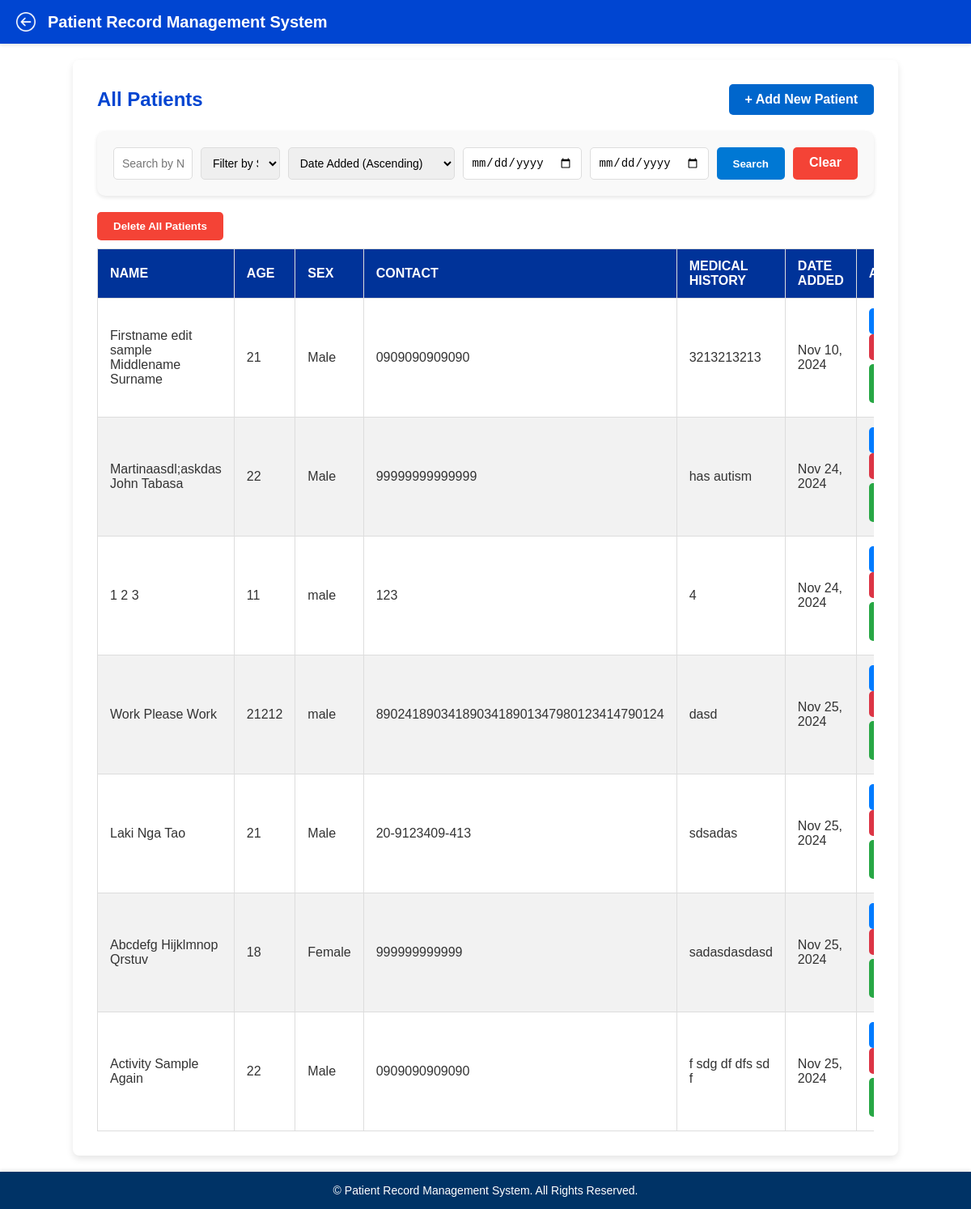
Before: /patients/ (signed in) with the older database file.
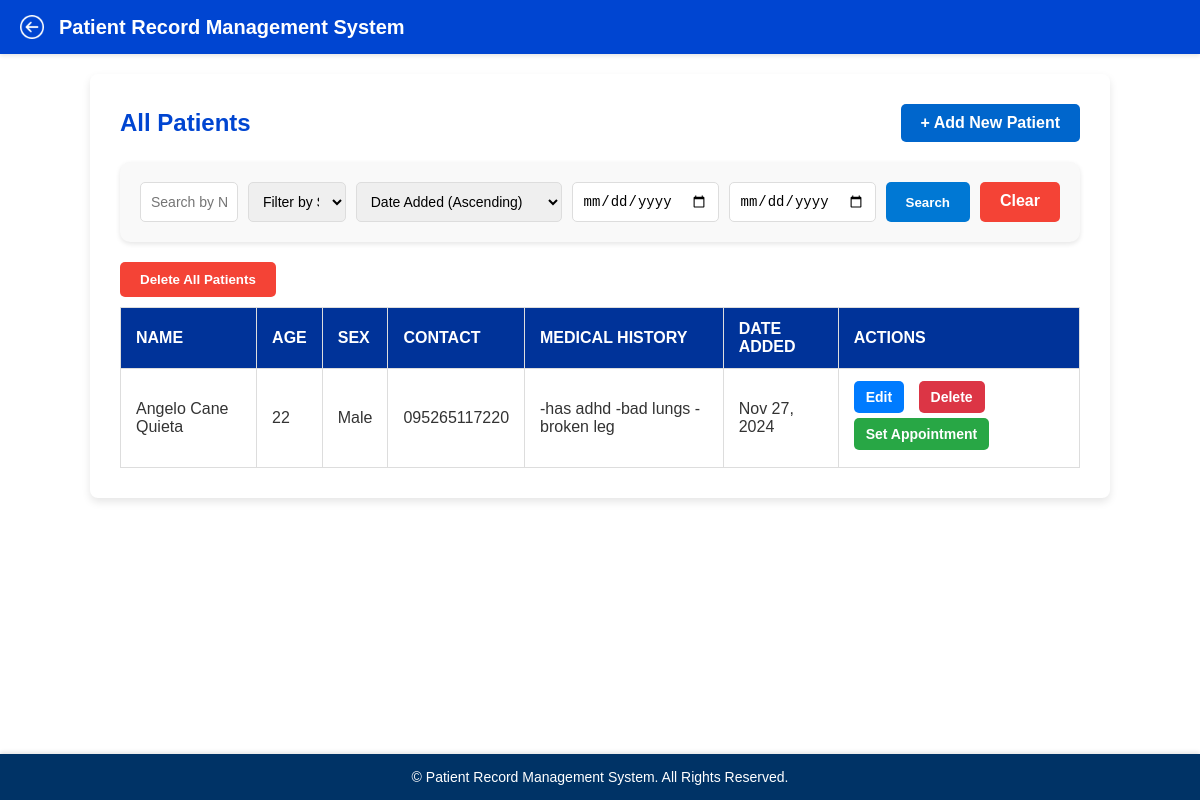
After: the same page with the newer database file.
### doctor/models.py (models this page shows, shortened)
class Patient(models.Model):
    SEX_CHOICES = [
        ('', 'Select Sex'),  # This will show as the default option
        ('Male', 'Male'),
        ('Female', 'Female'),
    ]
    doctor = models.ForeignKey(Doctor, on_delete=models.CASCADE, related_name='patients')
    first_name = models.CharField(max_length=50)
    middle_name = models.CharField(max_length=50)
    last_name = models.CharField(max_length=50)
    age = models.IntegerField()
    sex = models.CharField(max_length=6, choices=SEX_CHOICES, blank=False)
    phone_number = models.CharField(max_length=255, blank=True, default="Not provided")
    medical_history = models.TextField()
    created_at = models.DateTimeField(default=timezone.now)

### doctor/views.py (the view)
# urls.py: path('patients/', views.patient_list_view, name='patients'),
def patient_list_view(request):
    doctor_id = doctor_logged_in(request)  # Ensure doctor is logged in
    doctor = get_object_or_404(Doctor, id=doctor_id)
    search_query = request.GET.get('search', '')
    sex_filter = request.GET.get('sex', '')
    start_date = request.GET.get('start_date', '')
    end_date = request.GET.get('end_date', '')
    sort_order = request.GET.get('sort_order', 'asc')  # Get sort order, default to ascending
    patients = doctor.patients.all()
    if search_query:
        patients = patients.filter(
            Q(first_name__icontains=search_query) |
            Q(last_name__icontains=search_query) |
            Q(phone_number__icontains=search_query)
        )
    if sex_filter:
        patients = patients.filter(sex=sex_filter)
    if start_date and end_date:
        patients = patients.filter(
            created_at__date__gte=start_date,
            created_at__date__lte=end_date
        )
    if sort_order == 'desc':
        patients = patients.order_by('-created_at')
    else:
        patients = patients.order_by('created_at')
    return render(request, 'patient_list.html', {'doctor': doctor, 'patients': patients, 'sort_order': sort_order})

### doctor/views.py (called while the page is built)
def doctor_logged_in(request):
    doctor_id = request.session.get('doctor_id')
    if not doctor_id:
        return redirect('login')
    return doctor_id

### doctor/templates/patient_list.html (shortened to what the changed rows need)
<!DOCTYPE html>
<html lang="en">
<head>
    {% load static %}
    <link rel="stylesheet" href="{% static 'patient_list.css' %}">
</head>
<body>
    <header class="prms-header">
        <div class="header-content">
            <h1 class="prms-title" onclick="window.location.href='http://127.0.0.1:8000/home/';">
                Patient Record Management System
            </h1>
        </div>
    </header>
    <div class="main-container">
        <section class="form-section">
            <div class="actions-header">
                <h2 class="section-title">All Patients</h2>
            </div>
            <div class="form-container">
                <table>
                    <thead>
                        <tr>
                            <th>Name</th>
                            <th>Age</th>
                            <th>Sex</th>
                            <th>Contact</th>
                            <th>Medical History</th>
                            <th>Date Added</th>
                            <th>Actions</th>
                        </tr>
                    </thead>
                    <tbody>
                        {% for patient in patients %}
                        <tr>
                            <td>{{ patient.first_name|capfirst }} {{ patient.middle_name|capfirst }} {{ patient.last_name|capfirst }}</td>
                            <td>{{ patient.age }}</td>
                            <td>{{ patient.sex }}</td>
                            <td>{{ patient.phone_number }}</td>
                            <td>{{ patient.medical_history }}</td>
                            <td>{{ patient.created_at|date:"M d, Y" }}</td>
                            <td class="action-buttons">
                                <a href="{% url 'edit_patient' patient.id %}" class="edit-btn" title="Edit {{ patient.first_name }}">Edit</a>
                                <a href="{% url 'delete_patient' patient.id %}" class="delete-btn" title="Delete {{ patient.first_name }}">Delete</a>
                                <a href="{% url 'create_appointment' patient.id %}" class="appointment-btn" title="Set Appointment for {{ patient.first_name }}">Set Appointment</a>
                            </td>
                        </tr>
                        {% empty %}
                        <tr>
                            <td colspan="7" class="no-data">No patients found.</td>
                        </tr>
                        {% endfor %}
                    </tbody>
                </table>
            </div>
        </section>
    </div>
</body>
</html>

Changed rows visible on the page:
removed Patient: first_name "Firstname edit sample", middle_name "Middlename", last_name "Surname", age "21", sex "Male", phone_number "0909090909090", medical_history "3213213213", created_at "Nov 10, 2024"
removed Patient: first_name "Martinaasdl;askdas", middle_name "John", last_name "Tabasa", age "22", sex "Male", phone_number "99999999999999", medical_history "has autism", created_at "Nov 24, 2024"
removed Patient: first_name "1", middle_name "2", last_name "3", age "11", sex "male", phone_number "123", medical_history "4", created_at "Nov 24, 2024"
removed Patient: first_name "Work", middle_name "Please", last_name "Work", age "21212", sex "male", phone_number "8902418903418903418901347980123414790124", medical_history "dasd", created_at "Nov 25, 2024"
removed Patient: first_name "Laki", middle_name "Nga", last_name "Tao", age "21", sex "Male", phone_number "20-9123409-413", medical_history "sdsadas", created_at "Nov 25, 2024"
removed Patient: first_name "Abcdefg", middle_name "Hijklmnop", last_name "Qrstuv", age "18", sex "Female", phone_number "999999999999", medical_history "sadasdasdasd", created_at "Nov 25, 2024"
removed Patient: first_name "Activity", middle_name "Sample", last_name "Again", age "22", sex "Male", phone_number "0909090909090", medical_history "f sdg df dfs sd f", created_at "Nov 25, 2024"
added Patient: first_name "Angelo", middle_name "Cane", last_name "Quieta", age "22", sex "Male", phone_number "095265117220", medical_history "-has adhd -bad lungs -broken leg", created_at "Nov 27, 2024"
